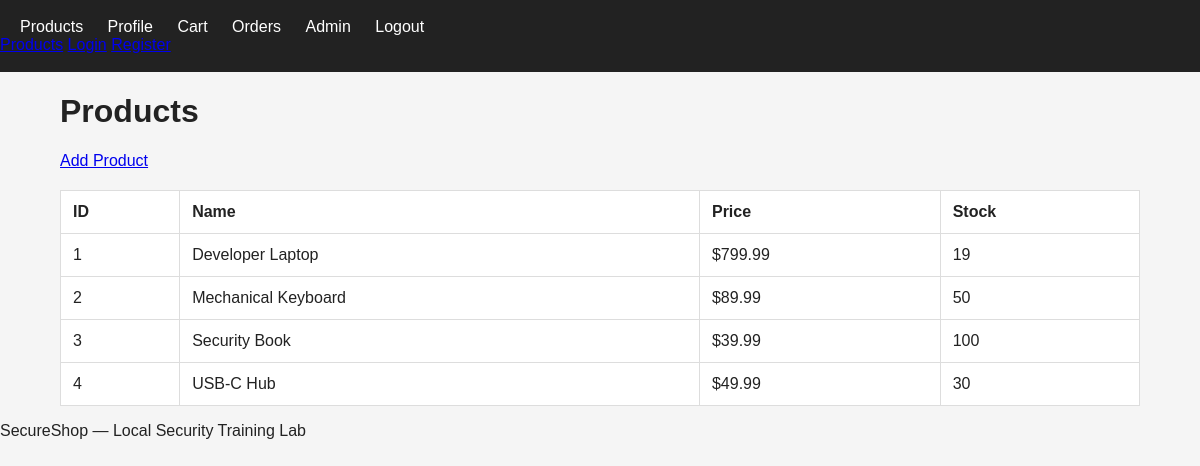
The app's page /admin/products (signed in) with its own data.
### app/models.py (models this page shows)
class Product(db.Model):
    id = db.Column(
        db.Integer,
        primary_key=True
    )
    name = db.Column(
        db.String(150),
        nullable=False
    )
    description = db.Column(
        db.Text,
        nullable=False
    )
    price = db.Column(
        db.Float,
        nullable=False
    )
    stock = db.Column(
        db.Integer,
        nullable=False,
        default=0
    )
    cart_items = db.relationship(
        "CartItem",
        backref="product",
        lazy=True
    )

### app/routes.py (the view)
@main.route("/admin/products")
@admin_required
def admin_products():
    products = Product.query.order_by(
        Product.id
    ).all()
    return render_template(
        "admin/products.html",
        products=products
    )

### app/routes.py (called while the page is built)
def admin_required(function):
    @wraps(function)
    def wrapper(*args, **kwargs):
        if "user_id" not in session:
            flash("Please log in first.")
            return redirect(url_for("main.login"))
        if session.get("role") != "admin":
            flash("Administrator access required.")
            return redirect(url_for("main.index"))
        return function(*args, **kwargs)
    return wrapper

### app/templates/admin/products.html (shortened to what this page needs)
{% extends "base.html" %}
{% block content %}
<h1>Products</h1>
<p>
    <a href="/admin/products/add">
        Add Product
    </a>
</p>
<table>
    <tr>
        <th>ID</th>
        <th>Name</th>
        <th>Price</th>
        <th>Stock</th>
    </tr>
    {% for product in products %}
    <tr>
        <td>{{ product.id }}</td>
        <td>{{ product.name }}</td>
        <td>${{ "%.2f"|format(product.price) }}</td>
        <td>{{ product.stock }}</td>
    </tr>
    {% endfor %}
</table>
{% endblock %}

### app/static/css/style.css (style rules this page uses)
* { box-sizing: border-box; }
body { margin: 0; font-family: Arial, sans-serif; background: #f5f5f5; color: #222; }
table { width: 100%; background: white; border-collapse: collapse; margin-top: 20px; }
th, td { padding: 12px; border: 1px solid #ddd; text-align: left; }
th { font-weight: bold; }

### records on screen
Product: id "1", name "Developer Laptop", price "799.99", stock "19"
Product: id "2", name "Mechanical Keyboard", price "89.99", stock "50"
Product: id "3", name "Security Book", price "39.99", stock "100"
Product: id "4", name "USB-C Hub", price "49.99", stock "30"
